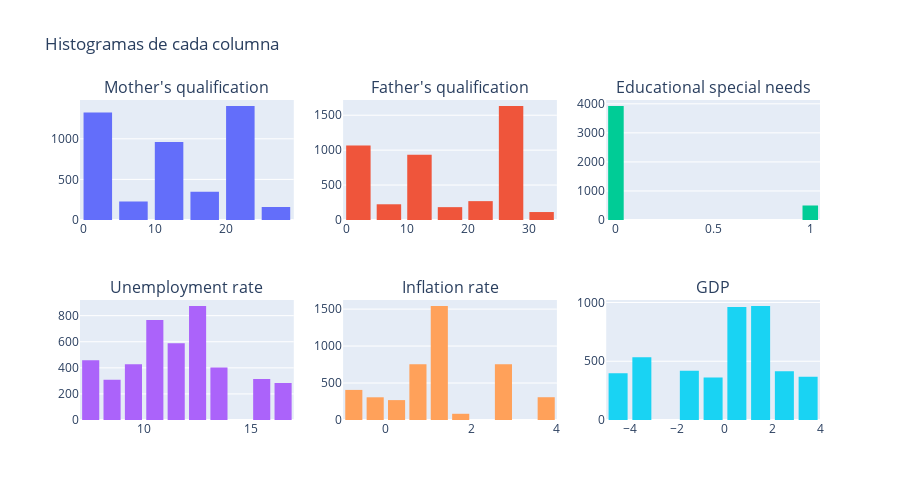

This figure's notebook cell:
### Markdown cell above
Graficar Distribuciones Finales

### Code cell
# Crear dataframe sin la columna Target sólo con fines de graficación
df_final = df_final.iloc[:,0:6]

fig = make_subplots(rows=2, cols=3, subplot_titles=df_final.columns)

for i, col in enumerate(df_final.columns):
    ax = i//3 + 1
    ay = i%3 + 1
    fig.add_trace(go.Histogram(x=df_final[col], name=col, nbinsx=11), ax, ay)
    
fig.update_layout(title='Histogramas de cada columna', bargap=0.2, height=500, width=900, showlegend=False)

### Figure 1 — Plotly figure (JSON) as saved in the notebook; plotly's stock layout.template omitted (floating-point values rounded to 4 significant figures; data arrays with more than 128 entries replaced by an {"elided": "..."} marker saying what was removed)
{"data": [{"name": "Mother's qualification", "nbinsx": 11, "type": "histogram", "x": {"elided": "4424 int values"}, "xaxis": "x", "yaxis": "y"}, {"name": "Father's qualification", "nbinsx": 11, "type": "histogram", "x": {"elided": "4424 int values"}, "xaxis": "x2", "yaxis": "y2"}, {"name": "Educational special needs", "nbinsx": 11, "type": "histogram", "x": {"elided": "4424 int values"}, "xaxis": "x3", "yaxis": "y3"}, {"name": "Unemployment rate", "nbinsx": 11, "type": "histogram", "x": {"elided": "4424 float values"}, "xaxis": "x4", "yaxis": "y4"}, {"name": "Inflation rate", "nbinsx": 11, "type": "histogram", "x": {"elided": "4424 float values"}, "xaxis": "x5", "yaxis": "y5"}, {"name": "GDP", "nbinsx": 11, "type": "histogram", "x": {"elided": "4424 float values"}, "xaxis": "x6", "yaxis": "y6"}], "layout": {"annotations": [{"font": {"size": 16}, "showarrow": false, "text": "Mother's qualification", "x": 0.1444, "xanchor": "center", "xref": "paper", "y": 1, "yanchor": "bottom", "yref": "paper"}, {"font": {"size": 16}, "showarrow": false, "text": "Father's qualification", "x": 0.5, "xanchor": "center", "xref": "paper", "y": 1, "yanchor": "bottom", "yref": "paper"}, {"font": {"size": 16}, "showarrow": false, "text": "Educational special needs", "x": 0.8556, "xanchor": "center", "xref": "paper", "y": 1, "yanchor": "bottom", "yref": "paper"}, {"font": {"size": 16}, "showarrow": false, "text": "Unemployment rate", "x": 0.1444, "xanchor": "center", "xref": "paper", "y": 0.375, "yanchor": "bottom", "yref": "paper"}, {"font": {"size": 16}, "showarrow": false, "text": "Inflation rate", "x": 0.5, "xanchor": "center", "xref": "paper", "y": 0.375, "yanchor": "bottom", "yref": "paper"}, {"font": {"size": 16}, "showarrow": false, "text": "GDP", "x": 0.8556, "xanchor": "center", "xref": "paper", "y": 0.375, "yanchor": "bottom", "yref": "paper"}], "bargap": 0.2, "height": 500, "showlegend": false, "title": {"text": "Histogramas de cada columna"}, "width": 900, "xaxis": {"anchor": "y", "domain": [0, 0.2889]}, "xaxis2": {"anchor": "y2", "domain": [0.3556, 0.6444]}, "xaxis3": {"anchor": "y3", "domain": [0.7111, 1]}, "xaxis4": {"anchor": "y4", "domain": [0, 0.2889]}, "xaxis5": {"anchor": "y5", "domain": [0.3556, 0.6444]}, "xaxis6": {"anchor": "y6", "domain": [0.7111, 1]}, "yaxis": {"anchor": "x", "domain": [0.625, 1]}, "yaxis2": {"anchor": "x2", "domain": [0.625, 1]}, "yaxis3": {"anchor": "x3", "domain": [0.625, 1]}, "yaxis4": {"anchor": "x4", "domain": [0, 0.375]}, "yaxis5": {"anchor": "x5", "domain": [0, 0.375]}, "yaxis6": {"anchor": "x6", "domain": [0, 0.375]}}}
